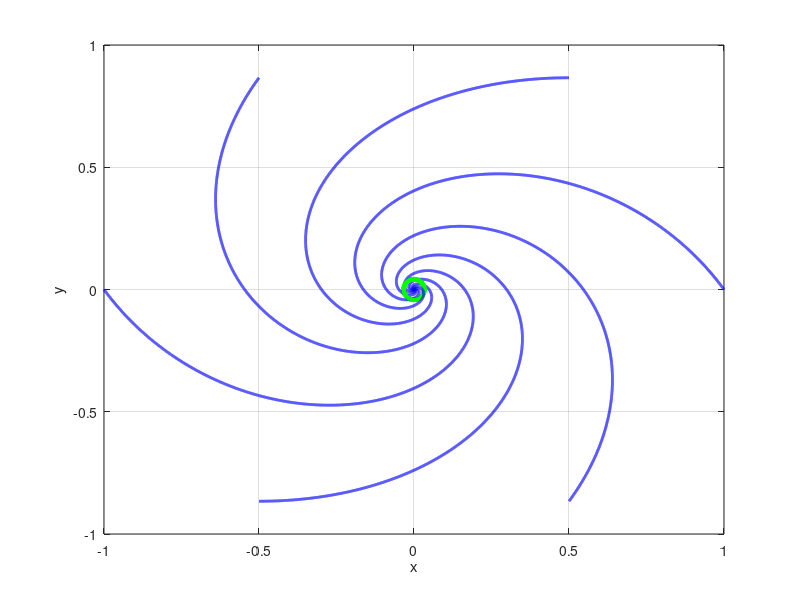

MATLAB code to generate this figure: (Note: this script raises an error after producing the figure.)
% Illustrate animation and movies in Matlab
clear
clc
close all

% Step 1: Load data
load('particles.mat')
N = 6; % Need to grab N from particles or make all of this into one code
t = particles(1).time;
frame_count = 0;

% Step 2: Draw/Render the scenario
figh = figure;

for k=1:100:length(t)
    % Wipe the slate clean so that we are plotting with a blank figure
    clf
    
    for j=1:N
        % Generate the data for current particle
        t = particles(j).time;
        x = particles(j).r(:,1);
        y = particles(j).r(:,2);
        % Extract the data at the current time
        t_k = t(k);
        x_k = x(k);
        y_k = y(k);

        % Plot the current location of the particle
        plot(x_k, y_k, 'go', 'LineWidth', 3, 'MarkerSize', 15)

        % Plot the entire trajectory
        hold on
        plot(x, y, 'b-', 'LineWidth', 2)
    end
    
    % Decorate the plot
    grid on
    xlabel('x')
    ylabel('y')
    
    % Save the image information regarding each frame
    frame_count = frame_count + 1;
    movie_vector(frame_count) = getframe(gcf);
end

% Save the movie
my_writer = VideoWriter('Puzzling200P1Vid', 'MPEG-4');
my_writer.FrameRate = 20;

% Open the VideoWriter object, write the movie and close the file
open(my_writer);
writeVideo(my_writer, movie_vector);
close(my_writer);